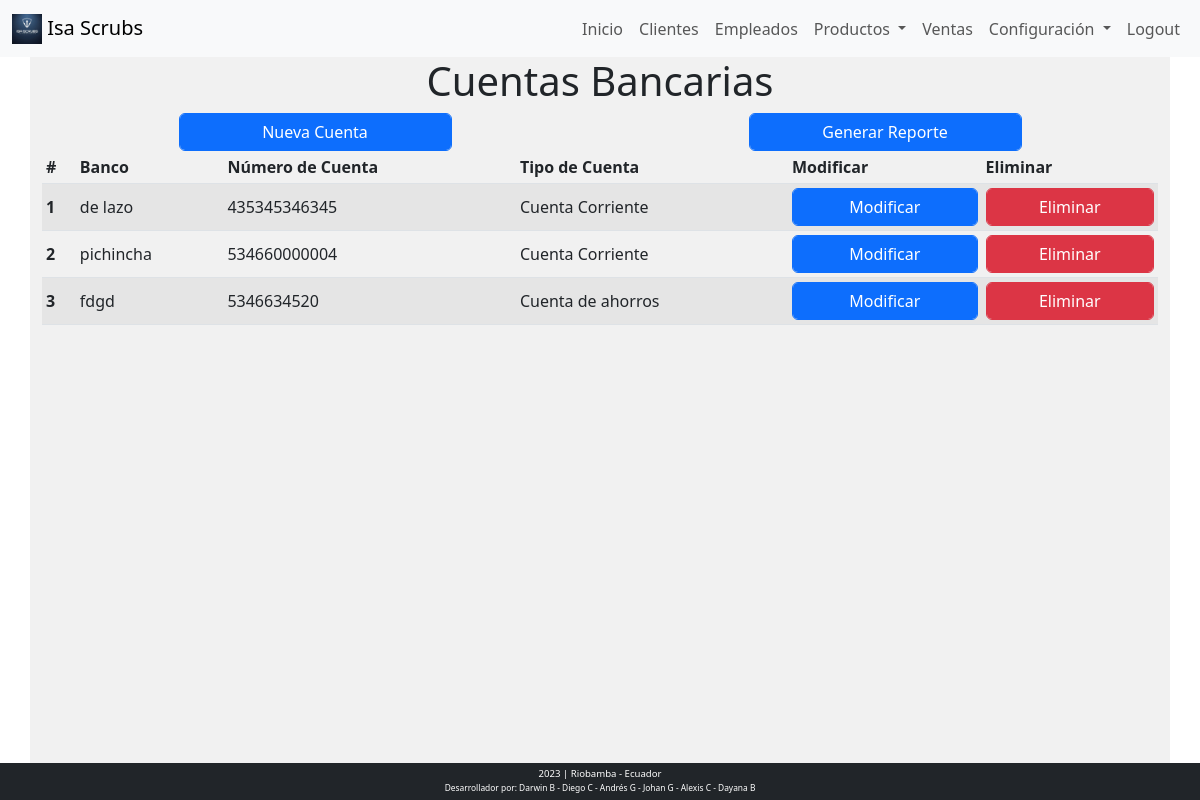
The page /cuenta_bancaria (signed in) on the database its author committed.
### tables this page shows
CREATE TABLE `cuenta_bancaria` (
  `Num_Cuenta` varchar(12) NOT NULL,
  `Banco` varchar(256) NOT NULL,
  `tipo_cuenta` varchar(50) DEFAULT 'Cuenta de ahorros' COMMENT 'Cuenta de ahorros y Cuenta corriente',
  `Eliminado` varchar(2) NOT NULL
);

### public/index.php (called while the page is built, shortened)
<?php
require_once("../controller/controlador.php");
?>

### view/cuenta_bancaria.php (the view, shortened to what this page needs)
<?php
if (isset($_SESSION['tipo_persona']) && $_SESSION['tipo_persona'] == 'personal') {
    require_once("../config/conexion.php");
    $sql = "SELECT * from cuenta_bancaria where Eliminado = 'no'";
    $res = mysqli_query($conexion, $sql);
    $datos = array();
    while ($fila = mysqli_fetch_assoc($res)) {
        $datos[] = $fila;
    }
?>
    <div class="row text-center">
        <div class="col">
            <h1>Cuentas Bancarias</h1>
        </div>
    </div>
    <div class="row text-center">
        <div class="col-md-6">
            <input type="button" value="Nueva Cuenta" class="btn btn-primary form-control w-50" data-bs-toggle="modal" data-bs-target="#cuenta_ban_insert_modal">
        </div>
        <div class="col-md-6">
            <a href="/cuentas_bancarias_reporte" class="btn btn-primary form-control w-50">Generar Reporte</a>
        </div>
    </div>
    <div class="row">
        <div class="col">
            <table class="table table-striped table-hover table-responsive-sm table-sm align-middle ">
                <thead>
                    <tr>
                        <th scope="col">#</th>
                        <th scope="col">Banco</th>
                        <th scope="col">Número de Cuenta</th>
                        <th scope="col">Tipo de Cuenta</th>
                        <th scope="col">Modificar</th>
                        <th scope="col">Eliminar</th>
                    </tr>
                </thead>
                <tbody>
                    <?php foreach ($datos as $key => $fila) { ?>
                        <tr>
                            <th scope="row"><?= $key + 1 ?></th>
                            <td><?= $fila['Banco'] ?></td>
                            <td><?= $fila['Num_Cuenta'] ?></td>
                            <td><?= $fila['tipo_cuenta'] ?></td>
                            <td><button class="btn btn-primary form-control btn_update" data-bs-toggle="modal" data-bs-target="#cuenta_ban_update_modal" id="<?= $fila['Num_Cuenta'] ?>">Modificar</button>
                            </td>
                            <td>
                                <a href="/cuenta_bancaria/delete?opcion=delete_cuenta&Num_Cuenta=<?= $fila['Num_Cuenta'] ?>"><button class="btn btn-danger form-control">Eliminar</button></a>
                            </td>
                        </tr>
                    <?php } ?>
                </tbody>
            </table>
        </div>
    </div>
<?php
} else
    header('Location: /')
?>

### public/css/estilos.css (style rules this page uses)
* { margin: 0; padding: 0; box-sizing: border-box; }
body { background-color: white; }

### rows shown on the page
cuenta_bancaria: Banco "de lazo", Num_Cuenta "435345346345", tipo_cuenta "Cuenta Corriente"
cuenta_bancaria: Banco "pichincha", Num_Cuenta "534660000004", tipo_cuenta "Cuenta Corriente"
cuenta_bancaria: Banco "fdgd", Num_Cuenta "5346634520", tipo_cuenta "Cuenta de ahorros"
